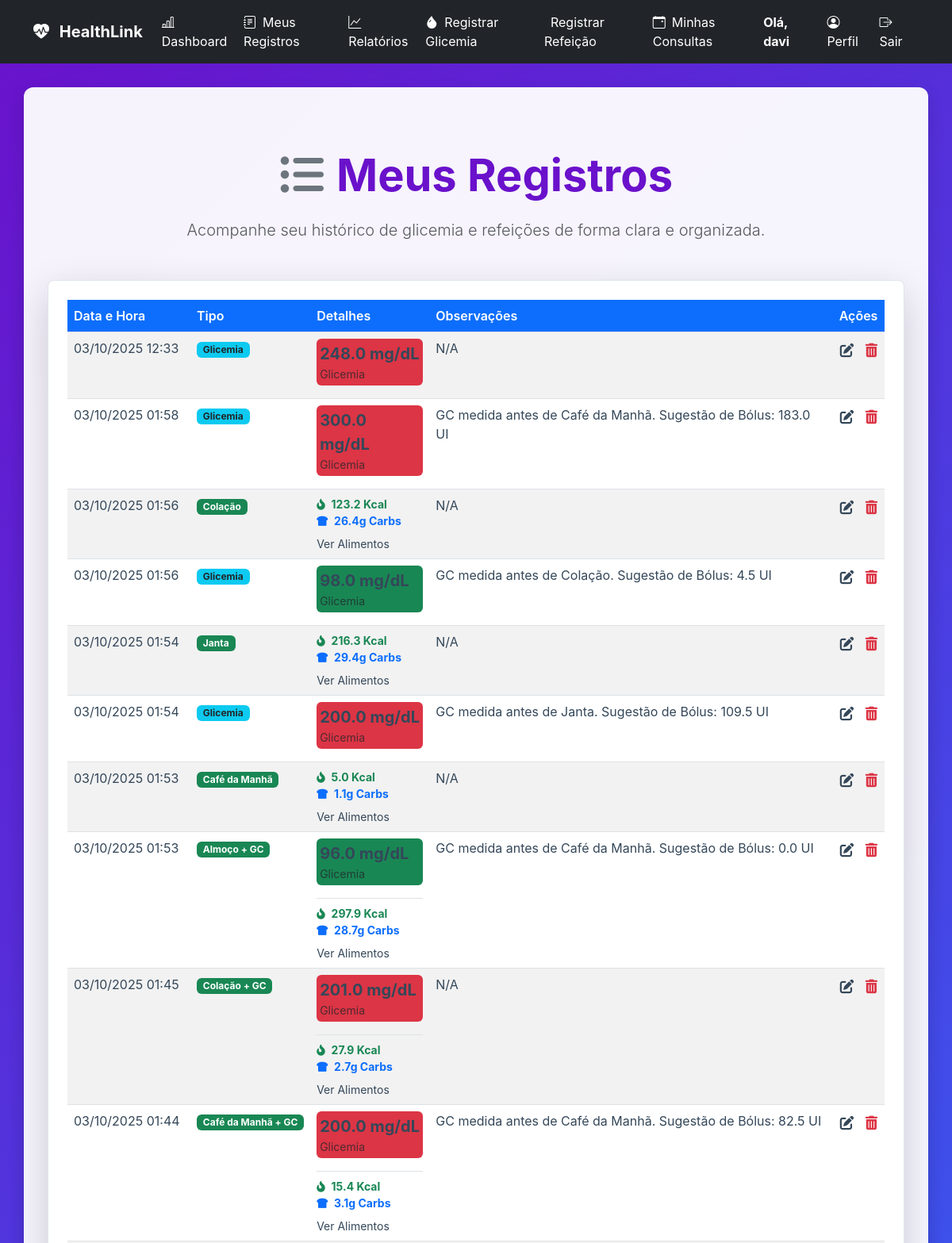
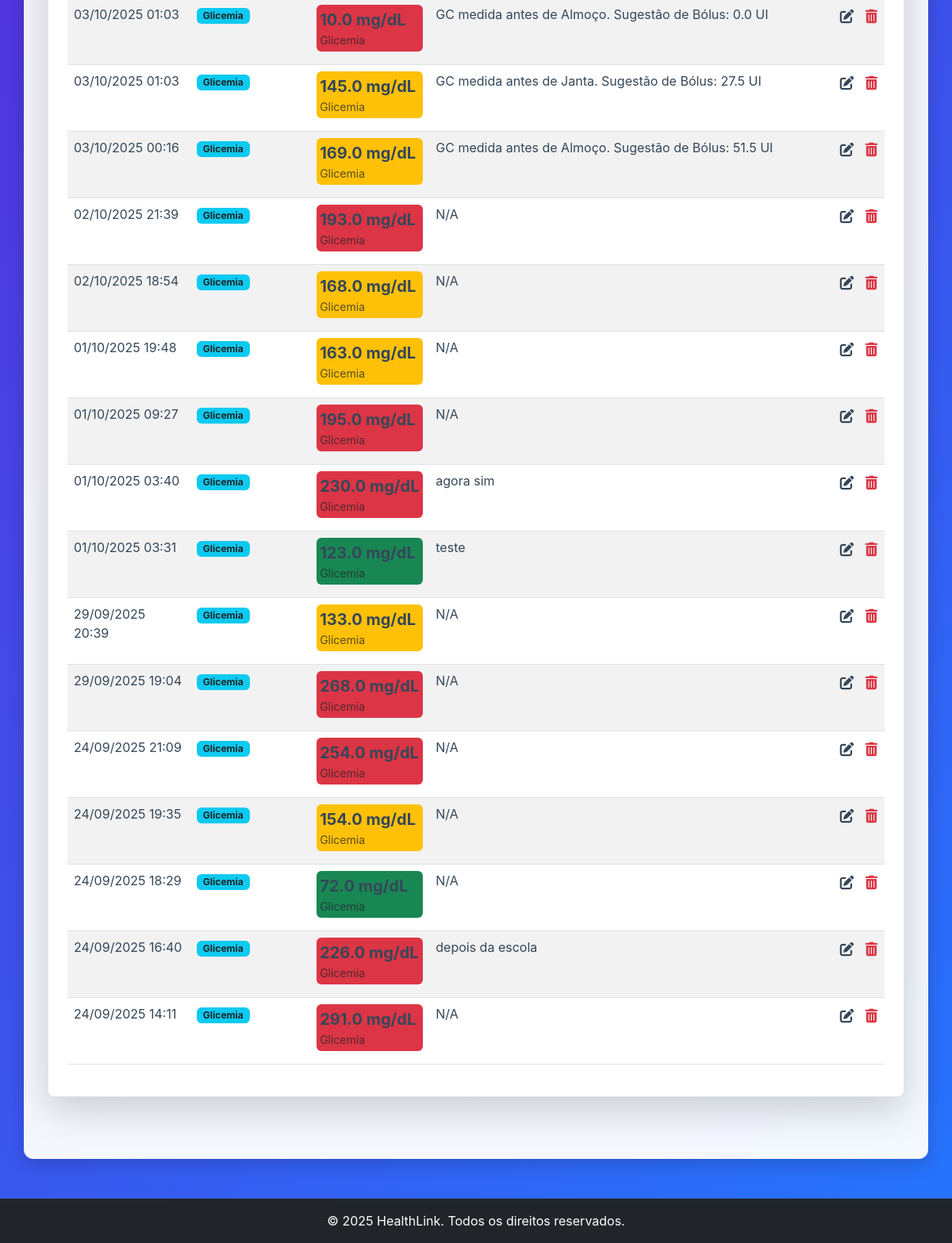
The page /registros (signed in) on the database its author committed (2 pictures, top to bottom).
### tables this page shows
CREATE TABLE users (
                    id INTEGER PRIMARY KEY,
                    username TEXT UNIQUE NOT NULL,
                    password_hash TEXT NOT NULL,
                    role TEXT NOT NULL DEFAULT 'paciente',
                    email TEXT,
                    nome TEXT,
                    razao_ic REAL,
                    fator_sensibilidade REAL,
                    data_nascimento TEXT,
                    sexo TEXT
                , nome_completo TEXT, telefone TEXT, medico_id INTEGER, meta_glicemia INTEGER, documento TEXT, crm TEXT, especialidade TEXT, cns TEXT, ric_manha REAL, ric_almoco REAL, ric_jantar REAL, fsi_manha REAL, fsi_almoco REAL, fsi_jantar REAL);

CREATE TABLE registros (
                    id INTEGER PRIMARY KEY,
                    user_id INTEGER NOT NULL,
                    data_hora TEXT NOT NULL,
                    tipo TEXT NOT NULL,
                    valor REAL,
                    observacoes TEXT,
                    alimentos_json TEXT,
                    total_calorias REAL,
                    total_carbs REAL, dose_insulina REAL, dose_aplicada REAL,
                    FOREIGN KEY (user_id) REFERENCES users (id)
                );

CREATE TABLE detalhes_refeicao (
                    registro_id INTEGER PRIMARY KEY,
                    tipo_refeicao TEXT NOT NULL,
                    carboidratos REAL,
                    calorias REAL,
                    alimentos_json TEXT,
                    FOREIGN KEY (registro_id) REFERENCES registros (id)
                );

### app.py (the view)
@app.route('/registros')
@login_required
def registros():
    registros_brutos = db_manager.carregar_registros(current_user.id)
    registros_prontos = formatar_registros_para_exibicao(registros_brutos)
    return render_template(
        'registros.html',
        registros=registros_prontos,
        get_status_class=get_status_class
    )

### app.py (called while the page is built)
def get_status_class(valor_glicemia):
    try:
        valor = float(valor_glicemia)
    except (ValueError, TypeError):
        return 'bg-secondary'
    if valor < 70:
        return 'bg-danger'
    elif 70 <= valor <= 130:
        return 'bg-success'
    elif 130 < valor <= 180:
        return 'bg-warning'
    else:
        return 'bg-danger'

@app.context_processor
def inject_now():
    return {'now': datetime.now}

### database_manager.py (called while the page is built)
    def get_db_connection(self):
        conn = sqlite3.connect(self.db_path)
        conn.execute("PRAGMA foreign_keys = ON;")
        conn.row_factory = sqlite3.Row
        return conn

    def carregar_usuario_por_id(self, user_id):
        conn = self.get_db_connection()
        user_data = conn.execute(
            "SELECT id, username, role, email, nome_completo, razao_ic, fator_sensibilidade, data_nascimento, sexo, telefone, medico_id FROM users WHERE id = ?",
            (user_id,)
        ).fetchone()
        conn.close()
        return dict(user_data) if user_data else None

### models.py (called while the page is built)
    @property
    def is_paciente(self):
        return self.role == 'paciente' or self.role == 'user'

### templates/registros.html (shortened to what this page needs)
{% extends 'base.html' %}
{% block content %}
<div class="container my-5">
    <div class="text-center mb-5">
        <h1 class="display-4 fw-bold">
            <i class="fas fa-list-ul me-3 text-secondary"></i>Meus Registros
        </h1>
        <p class="lead text-muted">Acompanhe seu histórico de glicemia e refeições de forma clara e organizada.</p>
    </div>
    <div class="card p-4 shadow-lg rounded-3">
        <div class="table-responsive">
            <table class="table table-striped table-hover records-table">
                <thead>
                    <tr>
                        <th scope="col" class="text-white bg-primary rounded-top-start">Data e Hora</th>
                        <th scope="col" class="text-white bg-primary">Tipo</th>
                        <th scope="col" class="text-white bg-primary">Detalhes</th>
                        <th scope="col" class="text-white bg-primary">Observações</th>
                        <th scope="col" class="text-white bg-primary rounded-top-end">Ações</th>
                    </tr>
                </thead>
                <tbody>
                    {% if registros %}
                    {% for registro in registros %}
                    <tr>
                        <td>
                            {{ registro.data_hora.strftime('%d/%m/%Y %H:%M') if registro.data_hora else 'N/A' }}
                        </td>
                        <td>
                            {% if registro.is_glicemia and registro.is_refeicao %}
                            <span class="badge bg-success">{{ registro.tipo_exibicao }} + GC</span>
                            {% elif registro.is_glicemia %}
                            <span class="badge bg-info text-dark">{{ registro.tipo_exibicao }}</span>
                            {% elif registro.is_refeicao %}
                            <span class="badge bg-success">{{ registro.tipo_exibicao }}</span>
                            {% else %}
                            {{ registro.tipo }}
                            {% endif %}
                        </td>
                        <td>
                            <div class="d-flex flex-column">
                                {% if registro.is_glicemia %}
                                {% set glicemia_valor = registro.valor | default(0.0) | float %}
                                <div class="glicemia-status {{ get_status_class(glicemia_valor) }} mb-2 p-1 rounded-2">
                                    <span class="fw-bold fs-5">
                                        {{ "{:.1f}".format(glicemia_valor) }} mg/dL
                                    </span>
                                    <small class="text-muted d-block mt-n1">Glicemia</small>
                                </div>
                                {% endif %}
                                {% set total_calorias = registro.total_calorias | default(0.0) | float %}
                                {% set total_carbs = registro.total_carbs | default(0.0) | float %}
                                {% if registro.is_refeicao and (total_calorias > 0 or total_carbs > 0) %}
                                <small class="text-muted
                                    {% if registro.is_glicemia %}mt-2 pt-2 border-top{% endif %}">
                                    <i class="fas fa-fire-alt me-1 text-success"></i>
                                    <span class="fw-bold text-success">{{ "{:.1f}".format(total_calorias) }} Kcal</span>
                                    <br>
                                    <i class="fas fa-bread-slice me-1 text-primary"></i>
                                    <span class="fw-bold text-primary">{{ "{:.1f}".format(total_carbs) }}g Carbs</span>
                                </small>
                                {% set alimentos_json_len = registro.alimentos_json | length if registro.alimentos_json
                                is string else 0 %}
                                {% if registro.alimentos_json is not none and alimentos_json_len > 2 %}
                                <a href="#" class="mt-2 text-decoration-none small" data-bs-toggle="modal"
                                    data-bs-target="#alimentosModal{{ registro.id | string }}">Ver Alimentos</a>
                                {% endif %}
                                {% endif %}
                            </div>
                        </td>
                        <td>{{ registro.observacoes if registro.observacoes else 'N/A' }}</td>
                        <td class="action-buttons text-center">
                            <a href="{{ url_for('editar_registo', id=registro.id) }}"
                                class="btn btn-sm btn-link text-warning p-0 me-2" data-bs-toggle="tooltip"
                                data-bs-placement="top" title="Editar Registro">
                            </a>
                            <form action="{{ url_for('excluir_registo', id=registro.id) }}" method="post"
                                onsubmit="return confirm('Tem certeza que deseja excluir este registro?');"
                                style="display: inline;">
                                <button type="submit" class="btn btn-sm btn-link text-danger p-0"
                                    data-bs-toggle="tooltip" data-bs-placement="top" title="Excluir Registro">
                                </button>
                            </form>
                        </td>
                    </tr>
                    {% endfor %}
                    {% else %}
                    <tr>
                        <td colspan="5" class="text-center text-muted py-4">Nenhum registro encontrado.</td>
                    </tr>
                    {% endif %}
                </tbody>
            </table>
        </div>
    </div>
</div>
{% endblock %}

### templates/base.html (shortened to what this page needs)
<!DOCTYPE html>
<html lang="pt-br">
<head>
    <link href="https://cdn.jsdelivr.net/npm/bootstrap@5.3.0/dist/css/bootstrap.min.css" rel="stylesheet">
    <link href="https://cdn.jsdelivr.net/npm/bootstrap-icons/font/bootstrap-icons.css" rel="stylesheet">
    <link rel="stylesheet" href="https://cdnjs.cloudflare.com/ajax/libs/font-awesome/6.0.0-beta3/css/all.min.css">
    <link rel="stylesheet" href="{{ url_for('static', filename='css/style.css') }}">
</head>
<body>
    <nav class="navbar navbar-expand-lg navbar-dark bg-dark">
        <div class="container">
            <a class="navbar-brand fw-bold" href="{{ url_for('index') }}">
                <i class="bi bi-heart-pulse-fill me-2"></i> HealthLink
            </a>
            <div class="collapse navbar-collapse" id="navbarNav">
                <ul class="navbar-nav me-auto">
                    {% if current_user.is_authenticated %}
                    <li class="nav-item">
                        <a class="nav-link" href="{{ url_for('dashboard') }}">
                            <i class="bi bi-bar-chart-line me-2"></i>Dashboard
                        </a>
                    </li>
                    {% if current_user.is_paciente %}
                    <li class="nav-item">
                        <a class="nav-link" href="{{ url_for('registros') }}">
                            <i class="bi bi-journal-text me-2"></i>Meus Registros
                        </a>
                    </li>
                    <li class="nav-item">
                        <a class="nav-link" href="{{ url_for('relatorios.relatorios_page') }}">
                            <i class="bi bi-graph-up me-2"></i>Relatórios
                        </a>
                    </li>
                    <li class="nav-item">
                        <a class="nav-link" href="{{ url_for('registrar_glicemia') }}">
                            <i class="bi bi-droplet-fill me-2"></i>Registrar Glicemia
                        </a>
                    </li>
                    <li class="nav-item">
                        <a class="nav-link" href="{{ url_for('registrar_refeicao') }}">
                            Registrar Refeição
                        </a>
                    </li>
                    <li class="nav-item">
                        <a class="nav-link" href="{{ url_for('minhas_consultas') }}">
                            <i class="bi bi-calendar-event me-2"></i>Minhas Consultas
                        </a>
                    </li>
                    {% endif %}
                    {% endif %}
                </ul>
                <ul class="navbar-nav">
                    {% if current_user.is_authenticated %}
                    <li class="nav-item me-3 d-flex align-items-center">
                        <span class="navbar-text text-white fw-bold">
                            Olá, {{ current_user.username or current_user.nome_completo }}
                        </span>
                    </li>
                    <li class="nav-item">
                        <a class="nav-link" href="{{ url_for('perfil_paciente', paciente_id=current_user.id) }}">
                            <i class="bi bi-person-circle me-2"></i>Perfil
                        </a>
                    </li>
                    <li class="nav-item">
                        <a class="nav-link text-danger" href="{{ url_for('logout') }}">
                            <i class="bi bi-box-arrow-right me-2"></i>Sair
                        </a>
                    </li>
                    {% endif %}
                </ul>
            </div>
        </div>
    </nav>
    <main id="main-content">
        <div class="container">
            {% block content %}
            {% endblock %}
        </div>
    </main>
    <footer class="text-white text-center py-3 mt-5 bg-dark">
        &copy; {{ now().year }} HealthLink. Todos os direitos reservados.
    </footer>
</body>
</html>

### static/css/style.css (style rules this page uses)
:root { --primary-color: #007bff; --accent-color: #6a11cb; --text-dark: #344759; --text-light: white; --gradient-bg: linear-gradient(135deg, #6a11cb 0%, #2575fc 100%); --success-color: #28a745; --danger-color: #dc3545; --info-color: #17a2b8; --shadow-sm: 0 2px 4px rgba(0, 0, 0, 0.1); --shadow-lg: 0 8px 20px rgba(0, 0, 0, 0.15); }
body, html { margin: 0; padding: 0; height: 100%; font-family: -apple-system, BlinkMacSystemFont, "Segoe UI", Roboto, "Helvetica Neue", Arial, sans-serif; color: var(--text-dark); }
#app-wrapper, body { background: var(--gradient-bg); min-height: 100vh; }
#main-content { background-color: rgba(255, 255, 255, 0.95); border-radius: 12px; box-shadow: var(--shadow-lg); padding: 30px; margin: 30px auto 50px auto; max-width: 1200px; width: 95%; display: block; }
#main-content .container { max-width: 100%; width: 100%; margin-top: 0; padding: 0; background-color: transparent; }
.navbar-nav .nav-link, .navbar-brand { color: var(--text-light) !important; }
h1, h2, h3 { color: var(--accent-color); margin-top: 0; margin-bottom: 20px; }
.card { background-color: white; border: 1px solid #e0e6ed; border-radius: 8px; box-shadow: var(--shadow-sm); padding: 20px; margin-bottom: 20px; }
.table th { background-color: var(--accent-color); color: white; font-weight: bold; }
.table td { color: var(--text-dark); }
.card a, .card h6, .card p { color: var(--text-dark) !important; background: transparent !important; }
.table thead { background-color: #5d2590; }
.table th { color: white; font-weight: 600; }

### rows shown on the page
users: username "davi"
registros: data_hora "03/10/2025 12:33", tipo_exibicao "Glicemia", valor "248.0", observacoes "N/A"
registros: data_hora "03/10/2025 01:58", tipo_exibicao "Glicemia", valor "300.0", observacoes "GC medida antes de Café da Manhã. Sugestão de Bólus: 183.0 UI"
detalhes_refeicao: data_hora "03/10/2025 01:56", tipo_exibicao "Colação", calorias "123.2", carboidratos "26.4", observacoes "N/A"
registros: data_hora "03/10/2025 01:56", tipo_exibicao "Glicemia", valor "98.0", observacoes "GC medida antes de Colação. Sugestão de Bólus: 4.5 UI"
detalhes_refeicao: data_hora "03/10/2025 01:54", tipo_exibicao "Janta", calorias "216.3", carboidratos "29.4", observacoes "N/A"
registros: data_hora "03/10/2025 01:54", tipo_exibicao "Glicemia", valor "200.0", observacoes "GC medida antes de Janta. Sugestão de Bólus: 109.5 UI"
detalhes_refeicao: data_hora "03/10/2025 01:53", tipo_exibicao "Café da Manhã", calorias "5.0", carboidratos "1.1", observacoes "N/A"
detalhes_refeicao: data_hora "03/10/2025 01:53", tipo_exibicao "Almoço", calorias "297.9", carboidratos "28.7", observacoes "GC medida antes de Café da Manhã. Sugestão de Bólus: 0.0 UI"
registros: valor "96.0"
detalhes_refeicao: data_hora "03/10/2025 01:45", tipo_exibicao "Colação", calorias "27.9", carboidratos "2.7", observacoes "N/A"
registros: valor "201.0"
detalhes_refeicao: data_hora "03/10/2025 01:44", tipo_exibicao "Café da Manhã", calorias "15.4", carboidratos "3.1", observacoes "GC medida antes de Café da Manhã. Sugestão de Bólus: 82.5 UI"
registros: valor "200.0"
registros: data_hora "03/10/2025 01:03", tipo_exibicao "Glicemia", valor "10.0", observacoes "GC medida antes de Almoço. Sugestão de Bólus: 0.0 UI"
registros: data_hora "03/10/2025 01:03", tipo_exibicao "Glicemia", valor "145.0", observacoes "GC medida antes de Janta. Sugestão de Bólus: 27.5 UI"
registros: data_hora "03/10/2025 00:16", tipo_exibicao "Glicemia", valor "169.0", observacoes "GC medida antes de Almoço. Sugestão de Bólus: 51.5 UI"
registros: data_hora "02/10/2025 21:39", tipo_exibicao "Glicemia", valor "193.0", observacoes "N/A"
registros: data_hora "02/10/2025 18:54", tipo_exibicao "Glicemia", valor "168.0", observacoes "N/A"
registros: data_hora "01/10/2025 19:48", tipo_exibicao "Glicemia", valor "163.0", observacoes "N/A"
registros: data_hora "01/10/2025 09:27", tipo_exibicao "Glicemia", valor "195.0", observacoes "N/A"
registros: data_hora "01/10/2025 03:40", tipo_exibicao "Glicemia", valor "230.0", observacoes "agora sim"
registros: data_hora "01/10/2025 03:31", tipo_exibicao "Glicemia", valor "123.0", observacoes "teste"
registros: data_hora "29/09/2025 20:39", tipo_exibicao "Glicemia", valor "133.0", observacoes "N/A"
registros: data_hora "29/09/2025 19:04", tipo_exibicao "Glicemia", valor "268.0", observacoes "N/A"
registros: data_hora "24/09/2025 21:09", tipo_exibicao "Glicemia", valor "254.0", observacoes "N/A"
registros: data_hora "24/09/2025 19:35", tipo_exibicao "Glicemia", valor "154.0", observacoes "N/A"
registros: data_hora "24/09/2025 18:29", tipo_exibicao "Glicemia", valor "72.0", observacoes "N/A"
registros: data_hora "24/09/2025 16:40", tipo_exibicao "Glicemia", valor "226.0", observacoes "depois da escola"
registros: data_hora "24/09/2025 14:11", tipo_exibicao "Glicemia", valor "291.0", observacoes "N/A"
